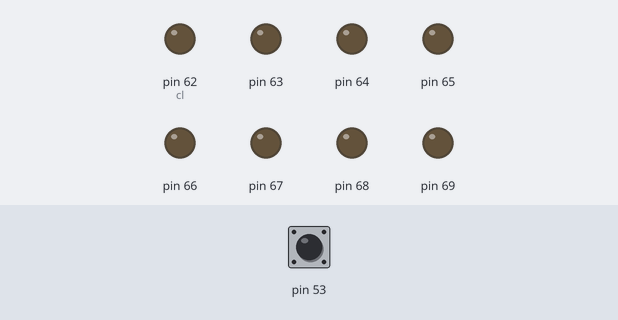
Bench run of a sketch on a simulated Arduino Mega 2560, built with avr-gcc and run on an emulated ATmega2560. Parts: output pins drawn as LEDs (lit = HIGH). Dashed ring = blinking. The test bench sets the inputs (shaded band); at power-on: pin 53 HIGH.

Above: at 1.3 s.
1.4 s: pin 53 pulled LOW for 0.3 s
At 1.62 s:
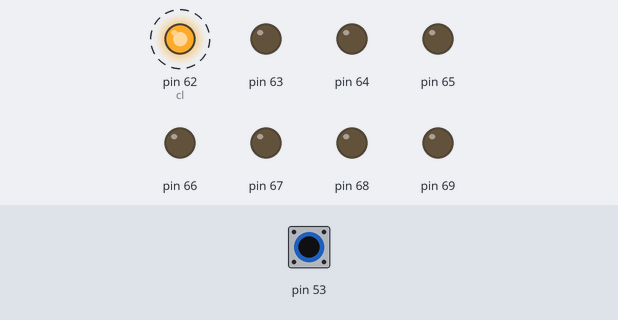
4.4 s: pin 53 pulled LOW for 1 s
At 4.62 s:
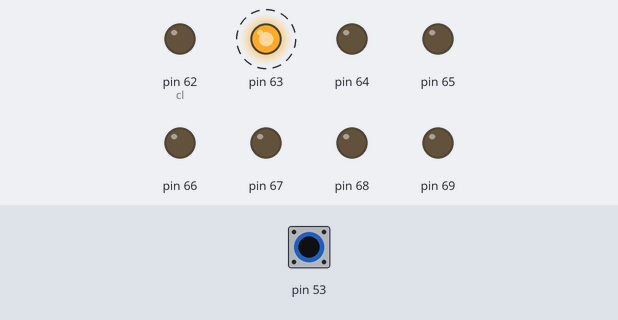
7.4 s: pin 53 pulled LOW for 3.2 s
At 7.87 s:
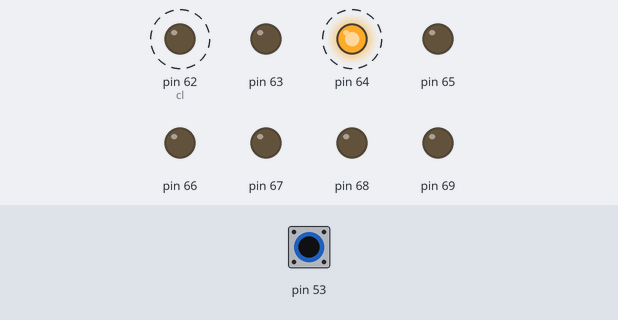
Timing chart, 0 to 18.1 s (numbered marks = the images above; inputs shaded):
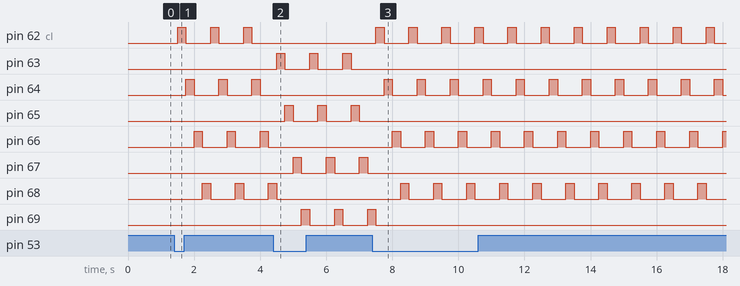

Measured:
- after the input at 1.4 s, pin 62 (cl): alternates HIGH for 0.25 s and LOW for 0.75 s, starting after 0.10 s; pin 64: alternates HIGH for 0.25 s and LOW for 0.75 s, starting after 0.35 s; pin 66: alternates HIGH for 0.25 s and LOW for 0.75 s, starting after 0.60 s; pin 68: alternates HIGH for 0.25 s and LOW for 0.75 s, starting after 0.85 s
- after the input at 4.4 s, pin 62 (cl): stops changing and stays LOW; pin 63: alternates HIGH for 0.25 s and LOW for 0.75 s, starting after 0.10 s
- after the input at 7.4 s, pin 62 (cl): alternates HIGH for 0.25 s and LOW for 0.75 s, starting after 0.10 s; pin 63: stops changing and stays LOW

The sketch:

Q23.ino
```cpp
unsigned int t = 0, cl = 0, p = 1;
//t  Ks temp for odd / even / zero
void setup()
{
  DDRK = 0xFF;
  DDRB &= ~0x01;
  PORTB |= 0x01;
  PORTK = 0x00;
}
void loop()
{
  unsigned int c = PINB & 0x01;

  if (p && !c)
  {
    t = (t == 1) ? 2 : 1;
    cl = (t == 1) ? 0 : 1;
    PORTK = 0x00;
  }
  p = c;
  if (t)
  {
    PORTK = (1 << cl);
    //cl = (cl + 2) % 8;
    cl = (cl + 2) & 0x07;
    //to skip the 1st on led
    if (t == 2 && cl == 0) cl = 1;
  }
  delay(250);
}

/*unsigned int s = 0;  // 0=even, 1=odd
unsigned int p = 1;

void setup() {
  DDRK = 0xFF;
  DDRB &= ~0x01;
  PORTB |= 0x01;
  PORTK = 0x01;
}
void loop()
{
  unsigned int c = PINB & 0x01;
  if (p && !c)
  {
    s = s^ 1;
   if (s)
   {
    PORTK = 0x55;
   }
  else
  {
    PORTK = 0xKK;
  }
  }
  p = c;
}*/
```
